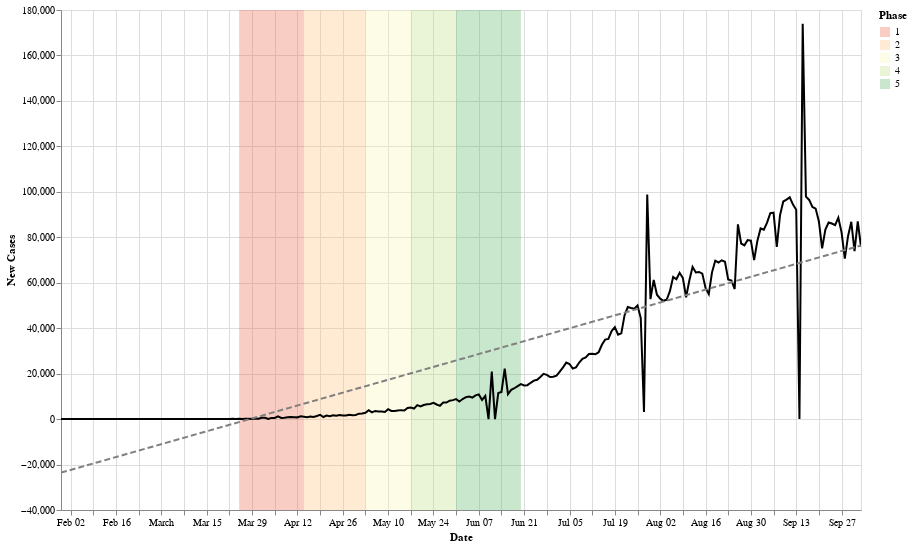

Notebook cell for this chart:
### Code cell
data = country_level
state = alt.Chart(data[(data['Country'] == 'India')]).mark_line(color='black').encode(
    alt.X('Date:T', axis=alt.Axis(title='Date')),
    alt.Y('Confirmed_New:Q', axis=alt.Axis(title='New Cases'))
)
reg = state.transform_regression("Date", "Confirmed_New", method="linear").mark_line(color='grey', strokeDash=[6,3])

marks = pd.DataFrame([
    {"Phase": "1", "start": "03-25-2020", "end": "04-14-2020"},
    {"Phase": "2", "start": "04-14-2020", "end": "05-03-2020"},
    {"Phase": "3", "start": "05-03-2020", "end": "05-17-2020"},
    {"Phase": "4", "start": "05-17-2020", "end": "05-31-2020"},
    {"Phase": "5", "start": "05-31-2020", "end": "06-20-2020"},
])
rect = alt.Chart(marks).mark_rect(opacity=0.3).encode(x='start:T', x2='end:T', color=alt.Color('Phase:N', scale=alt.Scale(scheme='redyellowgreen')))

(rect+state+reg).properties(width=800, height=500).interactive()

### Figure 1 — Vega-Lite specification as saved in the notebook (floating-point values rounded to 4 significant figures; data arrays with more than 128 entries replaced by an {"elided": "..."} marker saying what was removed)
{"config": {"view": {"continuousWidth": 400, "continuousHeight": 300}}, "layer": [{"data": {"name": "data-bba7f9187f3bbc95bc37de59f384007c"}, "mark": {"type": "rect", "opacity": 0.3}, "encoding": {"color": {"type": "nominal", "field": "Phase", "scale": {"scheme": "redyellowgreen"}}, "x": {"type": "temporal", "field": "start"}, "x2": {"field": "end"}}, "selection": {"selector009": {"type": "interval", "bind": "scales", "encodings": ["x", "y"]}}}, {"data": {"name": "data-cfe1b92509693465c65d4c15c989eaef"}, "mark": {"type": "line", "color": "black"}, "encoding": {"x": {"type": "temporal", "axis": {"title": "Date"}, "field": "Date"}, "y": {"type": "quantitative", "axis": {"title": "New Cases"}, "field": "Confirmed_New"}}}, {"data": {"name": "data-cfe1b92509693465c65d4c15c989eaef"}, "mark": {"type": "line", "color": "grey", "strokeDash": [6, 3]}, "encoding": {"x": {"type": "temporal", "axis": {"title": "Date"}, "field": "Date"}, "y": {"type": "quantitative", "axis": {"title": "New Cases"}, "field": "Confirmed_New"}}, "transform": [{"on": "Date", "regression": "Confirmed_New", "method": "linear"}]}], "height": 500, "width": 800, "$schema": "https://vega.github.io/schema/vega-lite/v4.8.1.json", "datasets": {"data-bba7f9187f3bbc95bc37de59f384007c": [{"Phase": "1", "start": "03-25-2020", "end": "04-14-2020"}, {"Phase": "2", "start": "04-14-2020", "end": "05-03-2020"}, {"Phase": "3", "start": "05-03-2020", "end": "05-17-2020"}, {"Phase": "4", "start": "05-17-2020", "end": "05-31-2020"}, {"Phase": "5", "start": "05-31-2020", "end": "06-20-2020"}], "data-cfe1b92509693465c65d4c15c989eaef": {"elided": "248 records"}}}
